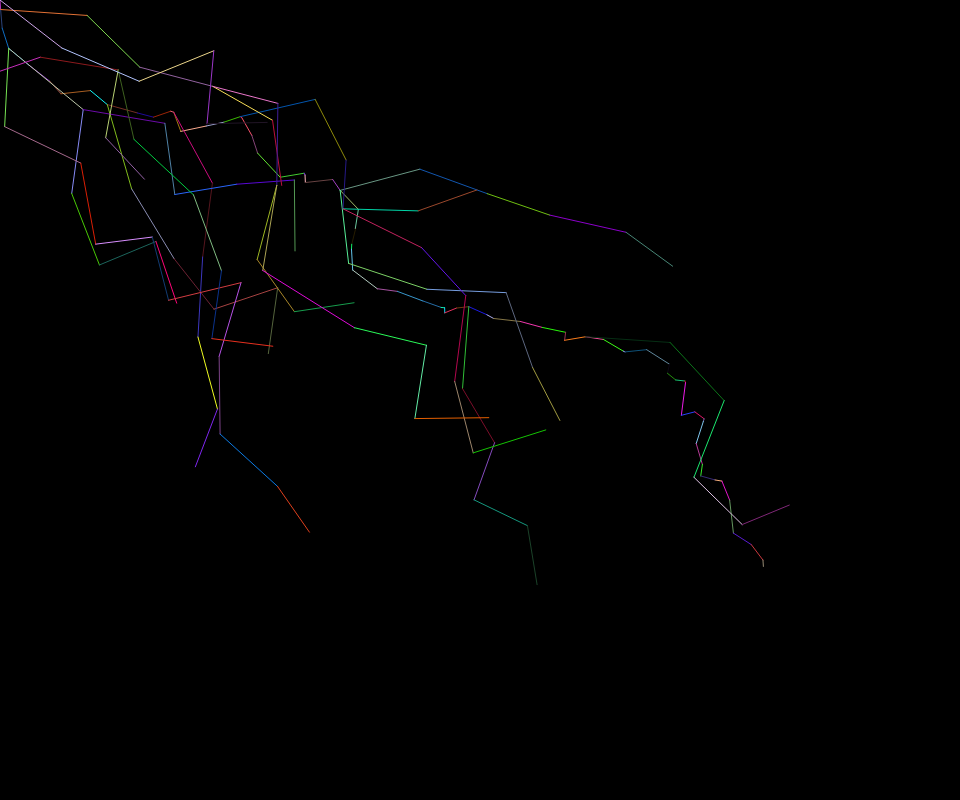
Frame 1 (no input)
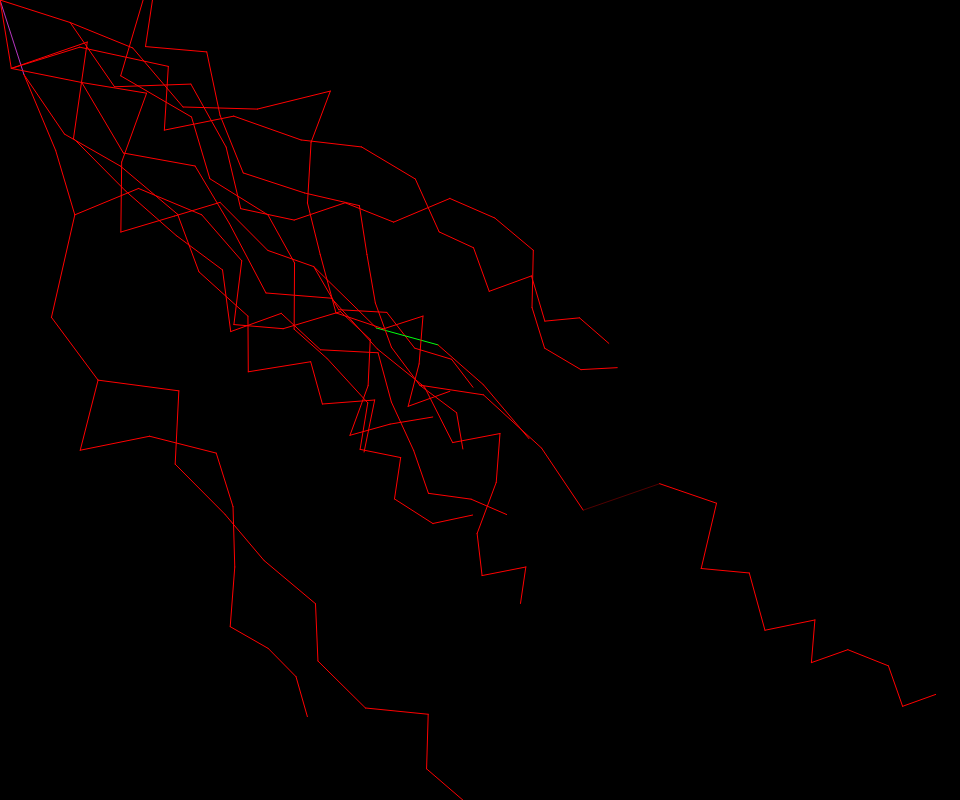
Frame 60 (no input)
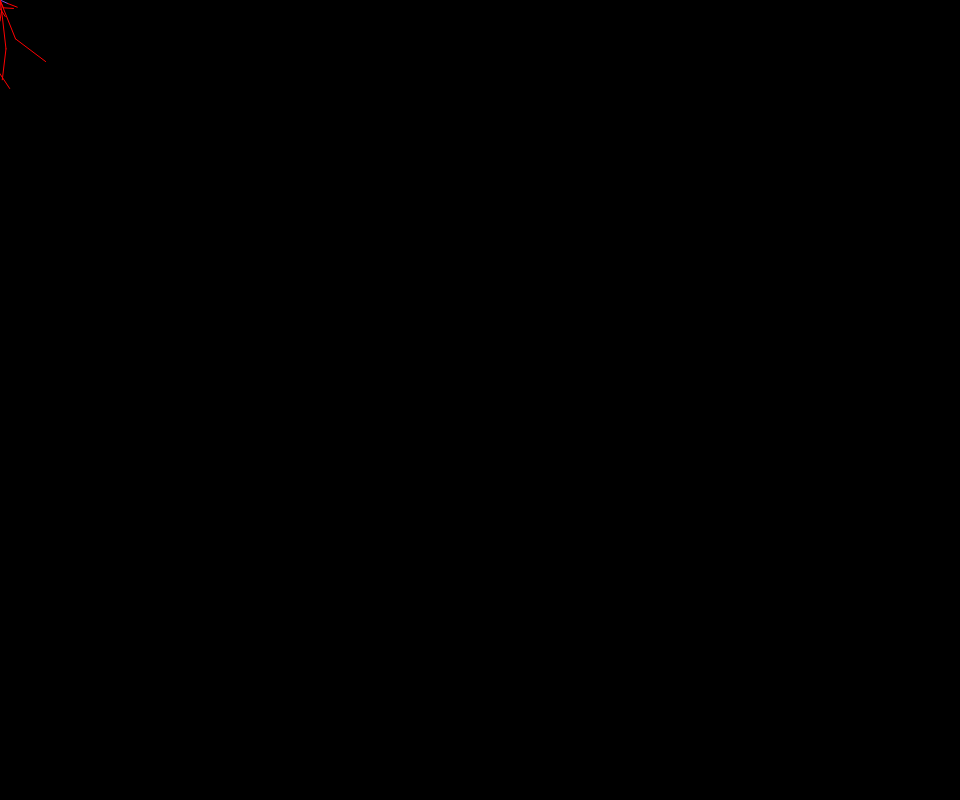
Frame 120 (the mouse pressed at the canvas centre since frame 60)

The p5.js sketch that drew these frames (run headless with seeded random() and noise() and a simulated clock; from frame 60 on, the mouse is pressed at the canvas centre):

// p5.js sketch
// ── sketch.js

/*
https://codepen.io/blackjak231/pen/XJmBQv

think about it a bit more before just looking at what they do though...


*/

function mutateColor(c)
{
  return color(hue(c)*0.2+0.8*random(), saturation(c), brightness(c));
}

class Lightning {
  constructor(rootPos)
  {
    this.pos = rootPos;
    this.childs = [];
    this.color = color(random()*255, random()*255, random()*255);
  }

  display()
  {
    stroke(this.color);
    for (let c in this.childs)
    {
      line(this.pos.x, this.pos.y, this.childs[c].pos.x, this.childs[c].pos.y);
      this.childs[c].display();
    }
  }

  addChild(childPos)
  {
    let nl = new Lightning(childPos);
    this.childs.push(nl);
    return nl;
  }

  addRandomBranch(n)
  {
    let eps = 0.4
    let th = random(0-eps, PI/2+eps);
    let mag = n*randomGaussian(1,0.1);
    let delta = createVector(mag*cos(th), mag*sin(th));
    return this.addChild(p5.Vector.add(delta, this.pos));
  }

  addPath(size, len)
  {
    if (len>0)
    {
      let nc = this.addRandomBranch(size);
      nc.addPath(size*0.95, len-1);
    }
  }

  addPathSomewhere(size, len, pr)
  {
    if (random() < pr)
    {
      this.addPath(size, len);
    }
    else {
      if (this.childs.length > 0)
      {
        this.childs[int(random()*this.childs.length)].addPathSomewhere(size, len, pr);
      }
    }
  }

  propColor(col)
  {
    this.color = mutateColor(col);
    for (let i in this.childs)
    {
      let cchild = this.childs[i];
      setTimeout(function(){cchild.propColor(col)}, 0.9);
    }
  }

  killChilds(pr)
  {
    if (random() < pr)
    {
      this.childs = [];
    }
    else {
      for (let i in this.childs)
      {
        this.childs[i].killChilds(pr);
      }
    }
  }

  maxLength()
  {
    let ml = 0;
    for (let c in this.childs)
    {
      let cml = this.childs[c].maxLength();
      if (cml > ml)
      {
        ml = cml;
      }
    }
    return ml+1;
  }

}

let ct = 0;
let l;

function setup()
{
  let cnv = createCanvas(windowWidth*0.8, windowHeight*0.8);

  l = new Lightning(createVector(0,0));

  let cl = l;
  for (let i = 0; i < 70; i++)
  {
    cl = cl.addRandomBranch(30*random());
  }
  for (let i = 0; i < 30; i++)
  {
    l.addPathSomewhere(80, 5, 0.05);
  }

  colorMode(HSB, 1);
}

function draw()
{
  background(0,0,0);
  l.display();
  ct += 1;

  if (ct % 100 == 0)
  {
    l.propColor(color(random(), random()*0.5+0.5, random()*0.5+0.5));
  }
  if (ct % 10 == 0)
  {
    l.killChilds(0.1);
    for (let i = 0; i < 10; i++)
    {
      l.addPathSomewhere(80, 14, 0.2);
    }
    while (l.maxLength() < 5)
    {
      l.addPath(10, 2);
      l.addPathSomewhere(40, 2, 0.2);
    }
  }
}

// ── lightning.html

<!DOCTYPE html>
<html>
  
  <head>
  
    <title>lightning</title>
  
    <script src="../libs/p5/p5.min.js"></script>


  </head>

  <body>
    <script src="sketch.js"></script>
  </body>
</html>
